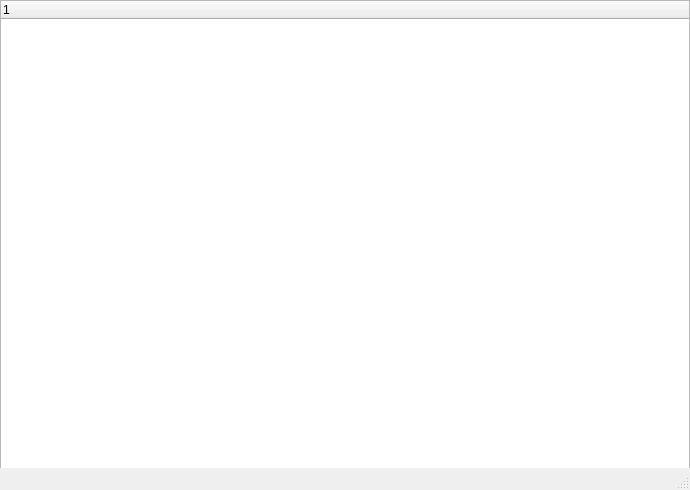
<?xml version="1.0" encoding="UTF-8"?>
<ui version="4.0">
 <class>MainWindow</class>
 <widget class="QMainWindow" name="MainWindow">
  <property name="geometry">
   <rect>
    <x>0</x>
    <y>0</y>
    <width>690</width>
    <height>490</height>
   </rect>
  </property>
  <property name="windowTitle">
   <string>MainWindow</string>
  </property>
  <widget class="QWidget" name="centralwidget">
   <widget class="QTreeWidget" name="treeWidget">
    <property name="geometry">
     <rect>
      <x>0</x>
      <y>0</y>
      <width>690</width>
      <height>475</height>
     </rect>
    </property>
    <column>
     <property name="text">
      <string/>
     </property>
    </column>
   </widget>
  </widget>
  <widget class="QStatusBar" name="statusbar"/>
 </widget>
 <resources/>
 <connections/>
</ui>
